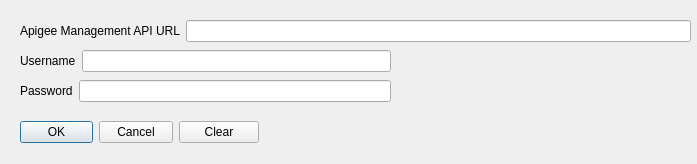
<?xml version="1.0" encoding="UTF-8"?>
<ui version="4.0">
 <class>SetupConnection</class>
 <widget class="QDialog" name="SetupConnection">
  <property name="geometry">
   <rect>
    <x>0</x>
    <y>0</y>
    <width>697</width>
    <height>164</height>
   </rect>
  </property>
  <property name="windowTitle">
   <string>Dialog</string>
  </property>
  <widget class="QWidget" name="layoutWidget">
   <property name="geometry">
    <rect>
     <x>20</x>
     <y>80</y>
     <width>371</width>
     <height>22</height>
    </rect>
   </property>
   <layout class="QHBoxLayout" name="horizontalLayout_2">
    <item>
     <widget class="QLabel" name="label_3">
      <property name="text">
       <string>Password</string>
      </property>
     </widget>
    </item>
    <item>
     <widget class="QLineEdit" name="passwordLineEdit">
      <property name="echoMode">
       <enum>QLineEdit::Password</enum>
      </property>
     </widget>
    </item>
   </layout>
  </widget>
  <widget class="QWidget" name="layoutWidget">
   <property name="geometry">
    <rect>
     <x>20</x>
     <y>120</y>
     <width>239</width>
     <height>25</height>
    </rect>
   </property>
   <layout class="QHBoxLayout" name="horizontalLayout">
    <item>
     <widget class="QDialogButtonBox" name="buttonBox">
      <property name="orientation">
       <enum>Qt::Horizontal</enum>
      </property>
      <property name="standardButtons">
       <set>QDialogButtonBox::Cancel|QDialogButtonBox::Ok</set>
      </property>
     </widget>
    </item>
    <item>
     <widget class="QPushButton" name="pushButton">
      <property name="text">
       <string>Clear</string>
      </property>
     </widget>
    </item>
   </layout>
  </widget>
  <widget class="QWidget" name="layoutWidget">
   <property name="geometry">
    <rect>
     <x>20</x>
     <y>50</y>
     <width>371</width>
     <height>22</height>
    </rect>
   </property>
   <layout class="QHBoxLayout" name="horizontalLayout_3">
    <item>
     <widget class="QLabel" name="label_2">
      <property name="text">
       <string>Username</string>
      </property>
     </widget>
    </item>
    <item>
     <widget class="QLineEdit" name="usernameLineEdit"/>
    </item>
   </layout>
  </widget>
  <widget class="QWidget" name="layoutWidget">
   <property name="geometry">
    <rect>
     <x>20</x>
     <y>20</y>
     <width>671</width>
     <height>22</height>
    </rect>
   </property>
   <layout class="QHBoxLayout" name="horizontalLayout_4">
    <item>
     <widget class="QLabel" name="label">
      <property name="text">
       <string>Apigee Management API URL</string>
      </property>
     </widget>
    </item>
    <item>
     <widget class="QLineEdit" name="urlApigeeUrlLineEdit">
      <property name="text">
       <string/>
      </property>
     </widget>
    </item>
   </layout>
  </widget>
 </widget>
 <resources/>
 <connections>
  <connection>
   <sender>buttonBox</sender>
   <signal>accepted()</signal>
   <receiver>SetupConnection</receiver>
   <slot>accept()</slot>
   <hints>
    <hint type="sourcelabel">
     <x>248</x>
     <y>254</y>
    </hint>
    <hint type="destinationlabel">
     <x>157</x>
     <y>274</y>
    </hint>
   </hints>
  </connection>
  <connection>
   <sender>buttonBox</sender>
   <signal>rejected()</signal>
   <receiver>SetupConnection</receiver>
   <slot>reject()</slot>
   <hints>
    <hint type="sourcelabel">
     <x>316</x>
     <y>260</y>
    </hint>
    <hint type="destinationlabel">
     <x>286</x>
     <y>274</y>
    </hint>
   </hints>
  </connection>
 </connections>
</ui>
